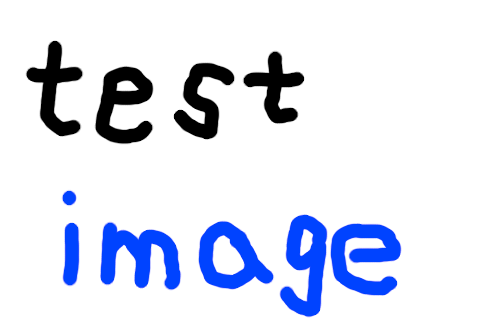
#> input picture APDX_A_PyArt/testImage.png, 480 x 320 px
$ python cropImageFile.py
#> lines starting #> are read from the running program, lines starting #| are printed output that depends on the picture
from PIL import Image


img = Image.open('./testImage.png')
#> img is the input picture: PIL image 480x320 RGB; mean R, G, B 221.2, 226.2, 241
crop = (55, 70, 300, 300)
img2 = img.crop(crop)
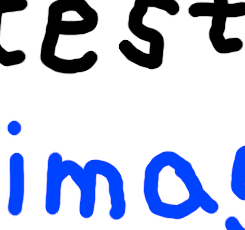
#> img2: PIL image 245x230 RGB; mean R, G, B 193.5, 201.5, 225.4
img2.show()
